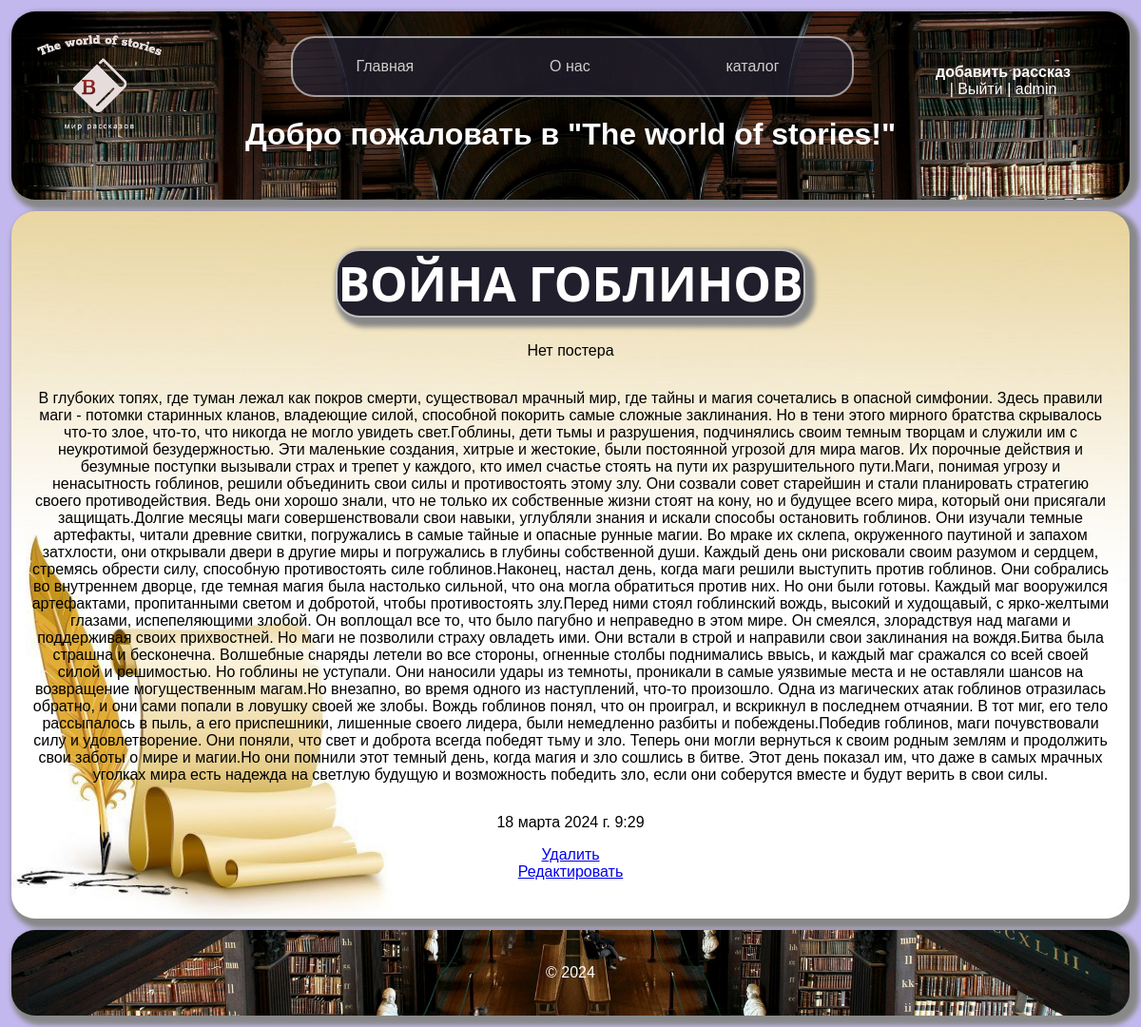
/catalog/2 (signed in), run on the app's committed database.
### my_catalog/models.py (models this page shows, shortened)
class Story(models.Model):
    title = models.CharField(verbose_name='Название', max_length=250)
    summary = models.CharField(verbose_name='Краткое описание', max_length=250, blank=True)
    content = models.TextField(verbose_name='Текст')
    poster = models.ImageField(upload_to='media/', verbose_name='Постер', null=True, blank=True)
    date_publisher = models.DateTimeField(verbose_name='Дата публикации', auto_now=True)
    publisher = models.BooleanField(verbose_name='Публикация', default=True)
    class Meta:
        verbose_name = 'История'
        verbose_name_plural = 'Истории'
        ordering = ['-date_publisher']

### my_catalog/views.py (the view)
# urls.py: path('<int:pk>', views.StoryDetailView.as_view(), name='story-detail'),
class StoryDetailView(DetailView):
    model = Story
    template_name = 'my_catalog/detailview.html'
    context_object_name = 'post'

### my_catalog/templates/my_catalog/detailview.html (shortened to what this page needs)
{% extends 'base.html' %}
{% block content %}
    <div class="features">
        <h1 class="title">{{ post.title }}</h1>
        {% if post.poster %}
            <p><img src="{{ post.poster.url }}" width = '560'   alt="{{ post.title }}"></p>
        {% else %}
            <p>Нет постера</p>
        {% endif %}
        <p class="content">{{ post.content }}</p>
        <p class="datetime">{{ post.date_publisher }}</p>
        {% if  user.is_authenticated%}
            <a href="{% url 'story-delete' post.id %}" class="btn btn-danger">Удалить</a>
            <a href="{% url 'story-update' post.id %}" class="btn btn-warning">Редактировать</a>
        {% else %}
            <h4>Вам надо зарегистрироватся чтобы изменять или удалять статьи!</h4>
        {% endif %}
    </div>
{% endblock %}

### templates/base.html (shortened to what this page needs)
{% load static %}
<!DOCTYPE html>
<html lang="ru">
<head>
    <link rel="stylesheet" href="{% static 'my_blog/css/index.css'%}">
</head>
<body>
    <header>
        <a href="{% url 'home' %}"><img class="logo" src="/static/media/lable_img.png" width="150px" alt="Логотип"><img class="logo" src="/static/media/lable_img.png" width="150px" alt="Логотип"></a>
        <ul>
            <li class="reg">
                    {% if user.is_authenticated %}
                        <p> <strong><a href="{% url 'create' %}" class="creat creat_story">добавить рассказ</a> </strong><br>|
                            <a href="{% url 'users:logout' %}" class="exet">Выйти</a> | {{ user.username }}</p>
                    {% else %}
                        <a href="{% url 'users:login' %}" class="login">Войти</a>
                        <a href="{% url 'users:register' %}" class="regis">Регистрация</a>
                    {% endif %}
                </li>
        </ul>
        <nav>
            <ul>
                <li class="home"><a href="{% url 'home' %}" >Главная</a></li>
                <li class="about"><a href="{% url 'about' %}" >О нас</a></li>
                <li class="catalog"><a href="{% url 'catalog_home' %}" >каталог</a></li>
            </ul>
        </nav>
        <h1 class="hello">Добро пожаловать в "The world of stories!"</h1><br>{{ title }}
    </header>
    <main>
        <section>
            {% block content %}
            {% endblock %}
        </section>
    </main>
    <footer>
        <p>&copy; 2024  {{ title }} </p>
    </footer>
</body>
</html>

### my_blog/static/my_blog/css/index.css (style rules this page uses)
body { font-family: Arial, sans-serif; margin: 0; background: #C3B8EE; }
h1.title { font-size: 50px; text-transform: uppercase; color: #ffffff; background: #221F2C; text-align: center; margin: 0px 100px 10px 100px; font-family: 'Segoe UI', Tahoma, Geneva, Verdana, sans-serif; font-weight: bold; border-radius: 25px; border: 2px silver solid; box-shadow: 5px 5px 5px 5px #888888; }
header { background-color: #333; background-image: url("/static/media/library_in_a_newStyle.jpeg"); background-size: cover; background-repeat: no-repeat; color: #fff; text-align: center; padding: 10px 0; margin: 1% 1% 0 1%; border-radius: 25px; box-shadow: 5px 5px 5px 5px #888888; }
.logo { position: absolute; right: 85%; }
li.reg { position: absolute; left: 82%; bottom: 89%; list-style-type: none; }
li.reg a { color: white; text-decoration: none; }
nav { background-color: #221F2C; box-shadow: white; width: 50%; opacity: 0.8; color: #fff; text-align: center; padding: 5px 0; position: relative; left: 25%; border-radius: 25px; border: 2px silver solid; }
nav ul { list-style-type: none; padding: 0; display: flex; justify-content: space-around; }
nav ul li { display: inline; margin-right: 10px; }
nav a { color: #fff; text-decoration: none; }
main { padding: 20px; background: url("/static/media/fon.jpg") #FFBC73 no-repeat ; background-size: cover; background-position: bottom; height: 100%; margin: 1%; text-align: center; color: #28243B; border-radius: 25px; box-shadow: 5px 5px 5px 5px #888888; }
section { margin-bottom: 20px; }
footer { background-color: #333; background-image: url("/static/media/library_in_a_newStyle.jpeg"); background-size: cover; background-repeat: no-repeat; background-position: bottom; color: #fff; text-align: center; padding: 20px 0; margin: 0 1% 1% 1%; border-radius: 25px; box-shadow: 5px 5px 5px 5px #888888; height: 100%; }
.features { display: flex; flex-direction: column; flex-wrap: wrap; align-items: center; color: black; }

### data on the page
Story: title "ВОЙНА ГОБЛИНОВ", content "В глубоких топях, где туман лежал как покров смерти, существовал мрачный мир, где тайны и магия сочетались в опасной симфонии. Здесь правили маги - потомки старинных кланов, владеющие силой, способной покорить самые сложные заклинания. Но в тени этого мирного братства скрывалось что-то злое, что-то, что никогда не могло увидеть свет.Гоблины, дети тьмы и разрушения, подчинялись своим темным творцам и служили им с неукротимой безудержностью. Эти маленькие создания, хитрые и жестокие, были постоянной угрозой для мира магов. Их порочные действия и безумные поступки вызывали страх и трепет у каждого, кто имел счастье стоять на пути их разрушительного пути.Маги, понимая угрозу и ненасытность…", date_publisher "18 марта 2024 г. 9:29"

### other printed values
{{ user.username }} "admin"
